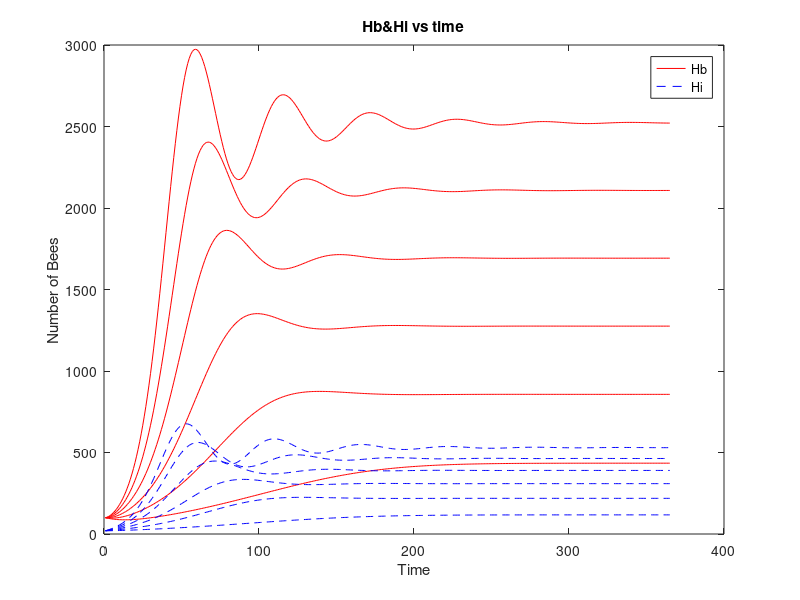
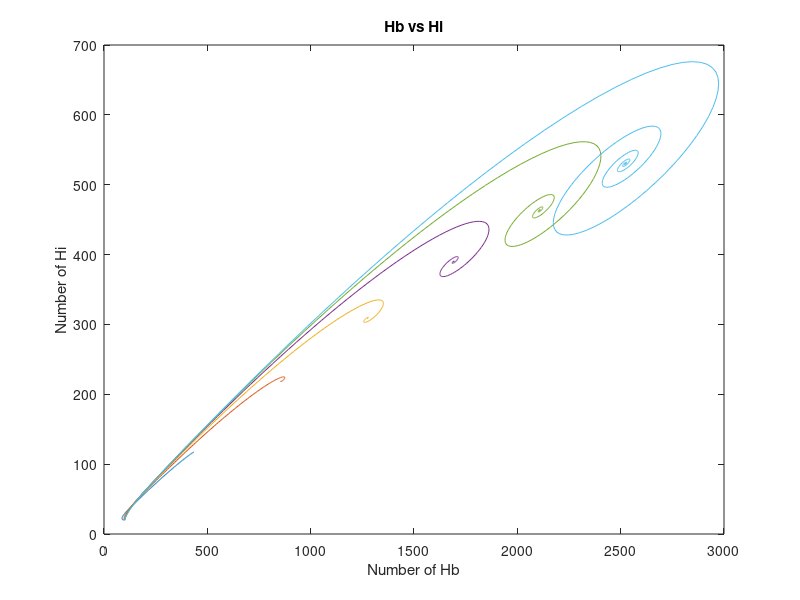

Recreate these plots in MATLAB, in order.
clc;                                               % Clears the screen
clear all;

t=1; t_end=365;%How long the day is

L=1500;
w=10000;
Alpha=0.25;
m=0.24;

for Sigma=0.50:0.05:0.75 %here are how the Sigma change
Hb = zeros(t_end,1);
Hi = zeros(t_end,1);

Hb(1) = 100;% How many Hb and Hi in the day 1
Hi(1) = 20;
x=[Hb;Hi];

f1=@(x,y) L.*(x)/(w+x)-Alpha.*x+Sigma.*x.*(y./(x+y));
f2=@(x,y) Alpha.*x-Sigma.*x.*(y./(x-y))-m.*y;  
F_xy = @(x,y)[f1(x,y);f2(x,y)];                    

for i=1:(t_end-1)                           % calculation loop
    k_1 = F_xy(Hb(i),Hi(i)); 
    
    k_2 = F_xy(Hb(i)+0.5*t,Hi(i)+0.5*t*k_1);
    k_3 = F_xy((Hb(i)+0.5*t),(Hi(i)+0.5*t*k_2));
    k_4 = F_xy((Hb(i)+t),(Hi(i)+k_3*t));
    
    Hb(i+1) = Hb(i) + (1/6)*(k_1(1)+2*k_2(1)+2*k_3(1)+k_4(1))*t;
    Hi(i+1) = Hi(i) + (1/6)*(k_1(2)+2*k_2(2)+2*k_3(2)+k_4(2))*t;  
end

time=1:1:t_end;%figures are in here
figure(1);%Hb and Hi vs time
plot(time,Hb,'r-');
hold on;
plot(time,Hi,'b--');
title('Hb&Hi vs time');
xlabel('Time');
ylabel('Number of Bees');
legend('Hb','Hi');

figure(2);%Hb vs Hi
plot(Hb,Hi);
title('Hb vs Hi');
xlabel('Number of Hb');
ylabel('Number of Hi');
hold on;

fprintf('point is %8.4e %8.4e and the rate is %8.4e\n',Hb(t_end),Hi(t_end),Hb(t_end)/Hi(t_end) );
end
